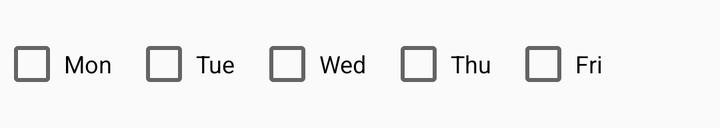
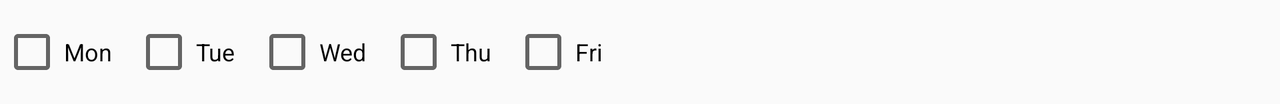

First picture: res/layout/ on a phone held upright. Second picture: the repository's own variant of that layout, on a device whose configuration matches the variant's folder. Source for both follows.
<!-- AndroidManifest.xml: application theme AppTheme -->
<!-- res/layout/radiogroup_pickweekday.xml -->
<?xml version="1.0" encoding="utf-8"?>

<LinearLayout android:layout_height="wrap_content"
    xmlns:app="http://schemas.android.com/apk/res-auto"
    android:orientation="horizontal"
    android:paddingTop="16dp"
    android:paddingBottom="16dp"
    xmlns:android="http://schemas.android.com/apk/res/android"
    android:layout_width="match_parent">

    <CheckBox
        android:layout_width="wrap_content"
        android:layout_height="wrap_content"
        android:textSize="12sp"
        android:id="@+id/Monday_CheckBox"
        android:text="@string/mon"/>
    <CheckBox
        android:layout_width="wrap_content"
        android:layout_height="wrap_content"
        android:layout_marginLeft="10dp"
        android:textSize="12sp"
        android:id="@+id/Tuesday_CheckBox"
        android:text="@string/tue"/>
    <CheckBox
        android:layout_width="wrap_content"
        android:layout_height="wrap_content"
        android:layout_marginLeft="10dp"
        android:textSize="12sp"
        android:id="@+id/Wed_CheckBox"
        android:text="@string/wed"/>

    <CheckBox
        android:layout_width="wrap_content"
        android:layout_height="wrap_content"
        android:layout_marginLeft="10dp"
        android:textSize="12sp"
        android:id="@+id/Thur_CheckBox"
        android:text="@string/thu"/>
        <CheckBox
            android:layout_width="wrap_content"
            android:layout_height="wrap_content"
            android:layout_marginLeft="10dp"
            android:textSize="12sp"
            android:id="@+id/Fri_CheckBox"
            android:text="@string/fri"/>

</LinearLayout>
<!-- resources referenced by this layout -->
<resources>
  <string name="fri">Fri</string>
  <string name="mon">Mon</string>
  <string name="thu">Thu</string>
  <string name="tue">Tue</string>
  <string name="wed">Wed</string>
  <style name="AppTheme" parent="Theme.AppCompat.Light.NoActionBar">
          
          <item name="colorPrimary">@color/colorPrimary</item>
          <item name="colorPrimaryDark">@color/colorPrimaryDark</item>
          <item name="colorAccent">@color/colorAccent</item>
          <item name="android:windowContentTransitions">true</item>
          <item name="android:actionBarStyle">@style/AppTheme.ActionBarTab</item>
          <item name="android:actionBarTabStyle">@style/AppTheme.ActionBarTab</item>
      </style>
  <color name="colorPrimary">#f5ff492d</color>
  <color name="colorPrimaryDark">#f9d12b15</color>
  <color name="colorAccent">#a5be27</color>
  <style name="AppTheme.ActionBarTab">
          <item name="android:background">@drawable/tab_bar_background</item>
          <item name="android:textColor">@drawable/button_text_color</item>
      </style>
  <!-- drawable tab_bar_background (drawable) -->
  <?xml version="1.0" encoding="utf-8"?>
  
  <selector xmlns:android="http://schemas.android.com/apk/res/android">
          <item android:state_focused="false" android:state_selected="false" android:state_pressed="false" android:drawable="@color/transparent"/>
          <item android:state_focused="false" android:state_selected="true" android:state_pressed="false" android:drawable="@drawable/tab_selected_example"/>
          <item android:state_selected="false" android:state_pressed="true" android:drawable="@color/tab_highlight"/>
          <item android:state_selected="true" android:state_pressed="true" android:drawable="@drawable/tab_selected_pressed_example"/>
  </selector>
  <!-- drawable button_text_color (drawable) -->
  <?xml version="1.0" encoding="utf-8"?>
  
  
  <selector xmlns:android="http://schemas.android.com/apk/res/android">
      <item android:state_pressed="false" android:color="#422c27"/>
      <item android:state_pressed="true" android:color="#556699"/>
  </selector>
  <color name="transparent">#fefbd7</color>
  <!-- drawable tab_selected_example: png bitmap (drawable, 101 bytes) -->
  <color name="tab_highlight">#c5b25a</color>
  <!-- drawable tab_selected_pressed_example: png bitmap (drawable, 107 bytes) -->
</resources>
<!-- res/layout-land/radiogroup_pickweekday.xml (the repository's variant of the layout above) -->
<!-- drawn on the phone turned sideways -->
<?xml version="1.0" encoding="utf-8"?>
<LinearLayout android:layout_height="wrap_content"
    xmlns:app="http://schemas.android.com/apk/res-auto"
    android:orientation="horizontal"
    android:paddingTop="10dp"
    android:paddingBottom="10dp"
    xmlns:android="http://schemas.android.com/apk/res/android"
    android:layout_width="match_parent">
    <LinearLayout
        android:layout_width="wrap_content"
        android:layout_height="wrap_content"
        android:orientation="horizontal">
    <CheckBox
        android:layout_width="wrap_content"
        android:layout_height="wrap_content"
        android:textSize="12sp"
        android:id="@+id/Monday_CheckBox"
        android:text="@string/mon"/>
    <CheckBox
        android:layout_width="wrap_content"
        android:layout_height="wrap_content"
        android:layout_marginLeft="10dp"
        android:textSize="12sp"
        android:id="@+id/Tuesday_CheckBox"
        android:text="@string/tue"/>
    <CheckBox
        android:layout_width="wrap_content"
        android:layout_height="wrap_content"
        android:layout_marginLeft="10dp"
        android:textSize="12sp"
        android:id="@+id/Wed_CheckBox"
        android:text="@string/wed"/></LinearLayout>
<LinearLayout
    android:layout_width="wrap_content"
    android:layout_height="wrap_content"
    android:orientation="horizontal">
    <CheckBox
        android:layout_width="wrap_content"
        android:layout_height="wrap_content"
        android:layout_marginLeft="10dp"
        android:textSize="12sp"
        android:id="@+id/Thur_CheckBox"
        android:text="@string/thu"/>
        <CheckBox
            android:layout_width="wrap_content"
            android:layout_height="wrap_content"
            android:layout_marginLeft="10dp"
            android:textSize="12sp"
            android:id="@+id/Fri_CheckBox"
            android:text="@string/fri"/>
</LinearLayout>
</LinearLayout>
